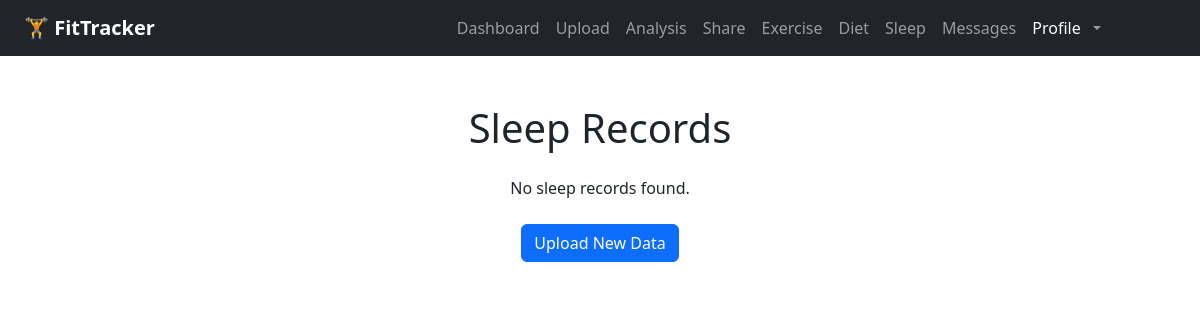
Page /records/sleep (signed in) on the earlier database version.
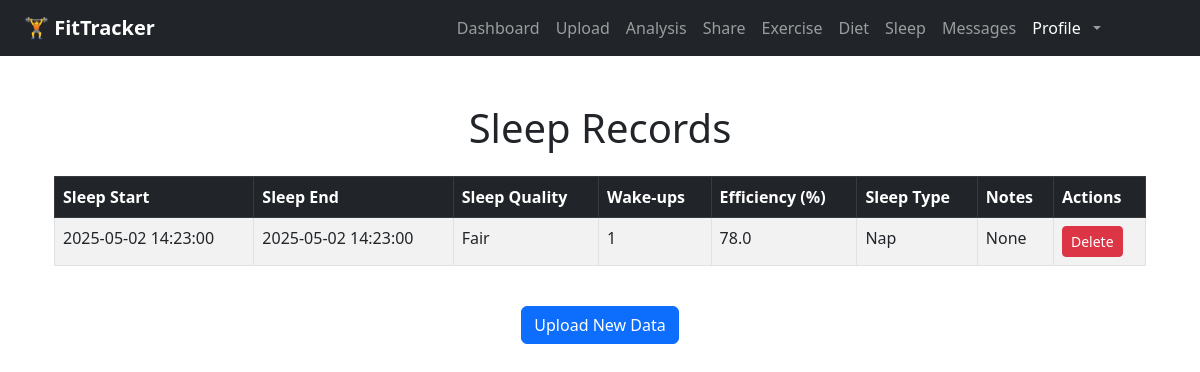
Same page on the later database version.
### app/models.py (models this page shows)
class SleepEntry(db.Model):
    id = db.Column(db.Integer, primary_key=True)
    user_id = db.Column(db.Integer, db.ForeignKey('user.id'))
    sleep_start = db.Column(db.DateTime)
    sleep_end = db.Column(db.DateTime)
    sleep_quality = db.Column(db.String(50))
    wake_ups = db.Column(db.Integer)
    efficiency = db.Column(db.Float)
    sleep_type = db.Column(db.String(20))
    notes = db.Column(db.Text)

### app/routes.py (the view)
@main.route("/records/sleep")
def sleep_records():
    if "user_id" not in session:
        return redirect(url_for("main.login"))
    records = SleepEntry.query.filter_by(user_id=session["user_id"]).order_by(SleepEntry.sleep_start.desc()).all()
    return render_template("sleep_records.html", records=records)

### app/__init__.py (called while the page is built)
def create_app(config_class=None):
    app = Flask(__name__)
    if config_class:
        app.config.from_object(config_class)
    else:
        app.config['SECRET_KEY'] = "super-secret-key"
        app.config['SQLALCHEMY_DATABASE_URI'] = 'sqlite:///tracker.db'
        app.config['SQLALCHEMY_TRACK_MODIFICATIONS'] = False
    db.init_app(app)
    migrate.init_app(app, db)  # Bind migrate after app is created
    print("current database config is：", app.config['SQLALCHEMY_DATABASE_URI'])
    from . import models
    @app.context_processor
    def inject_message_model():
        return dict(Message=models.Message)
    from .routes import main
    app.register_blueprint(main)
    return app

### app/templates/sleep_records.html (shortened to what this page needs)
{% extends "base.html" %}
{% block content %}
<div class="container mt-5">
    <h1 class="text-center mb-4">Sleep Records</h1>
    {% if records %}
        <div class="table-responsive">
            <table class="table table-striped table-bordered">
                <thead class="table-dark">
                    <tr>
                        <th>Sleep Start</th>
                        <th>Sleep End</th>
                        <th>Sleep Quality</th>
                        <th>Wake-ups</th>
                        <th>Efficiency (%)</th>
                        <th>Sleep Type</th>
                        <th>Notes</th>
                        <th>Actions</th>
                    </tr>
                </thead>
                <tbody>
                    {% for entry in records %}
                    <tr>
                        <td>{{ entry.sleep_start }}</td>
                        <td>{{ entry.sleep_end }}</td>
                        <td>{{ entry.sleep_quality }}</td>
                        <td>{{ entry.wake_ups }}</td>
                        <td>{{ entry.efficiency }}</td>
                        <td>{{ entry.sleep_type }}</td>
                        <td>{{ entry.notes }}</td>
                        <td>
                            <form action="{{ url_for('main.delete_sleep', entry_id=entry.id) }}" method="POST" style="display:inline;">
                                <button type="submit" class="btn btn-danger btn-sm" onclick="return confirm('Are you sure you want to delete this record?');">Delete</button>
                            </form>
                        </td>
                    </tr>
                    {% endfor %}
                </tbody>
            </table>
        </div>
    {% else %}
        <p class="text-center">No sleep records found.</p>
    {% endif %}
    <div class="text-center mt-4">
        <a href="{{ url_for('main.upload') }}" class="btn btn-primary">Upload New Data</a>
    </div>
</div>
{% endblock %}

Differences in the rows shown:
added SleepEntry: sleep_start "2025-05-02 14:23:00", sleep_end "2025-05-02 14:23:00", sleep_quality "Fair", wake_ups "1", efficiency "78.0", sleep_type "Nap", notes "None"
Other differences:
text no longer shown: "No sleep records found."
text now shown: "Sleep Start Sleep End Sleep Quality Wake-ups Efficiency (%) Sleep Type Notes Actions"
